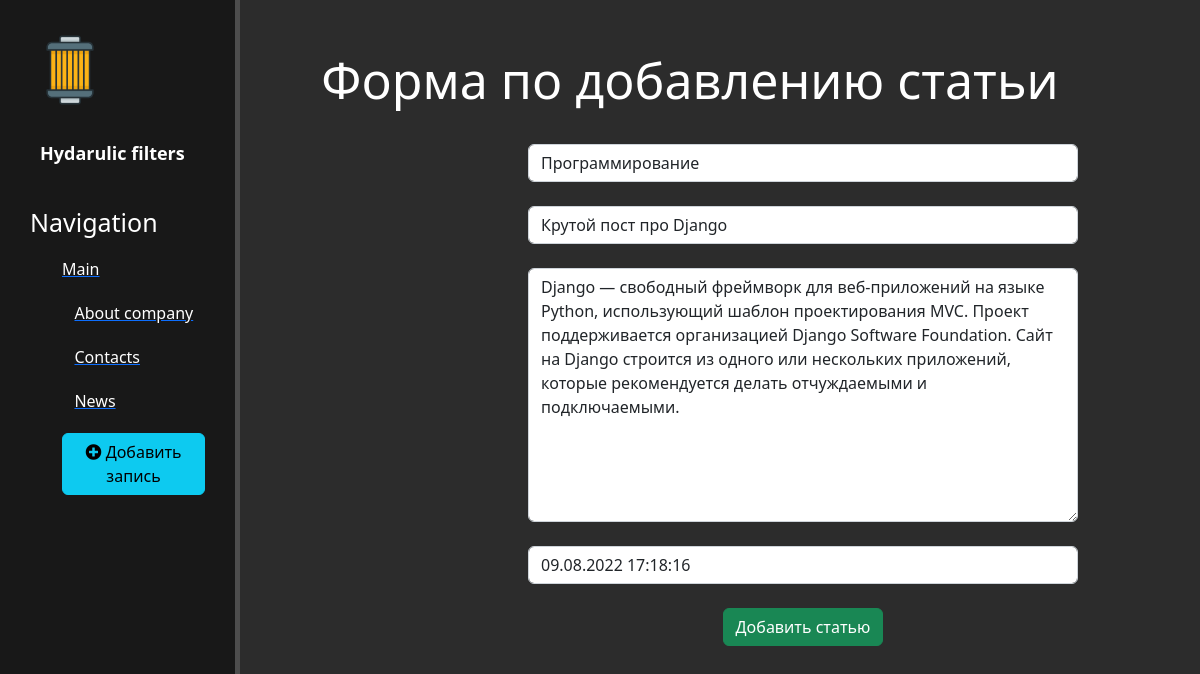
Page /news/4/update on the committed database.
### news/models.py (models this page shows, shortened)
class Articles(models.Model):
    class Meta:
        verbose_name = 'Новость'
        verbose_name_plural = 'Новости'
    title = models.CharField('Название', max_length=50)
    anons = models.CharField('Анонс', max_length=250)
    full_text = models.TextField('Статья')
    date = models.DateTimeField('Дата публикации')

### news/views.py (the view)
# urls.py: path('<int:pk>/update', views.NewsUpdateView.as_view(), name='news-update'),
class NewsUpdateView(UpdateView):
    model = Articles
    template_name = 'news/create.html'
    form_class = ArticlesForm

### news/forms.py
class ArticlesForm(ModelForm):
    class Meta:
        model = Articles
        fields = ['title', 'anons', 'full_text', 'date']
        widgets = {
            "title": TextInput(attrs={
                'class': 'form-control',
                'placeholder': 'Название статьи'
            }),
            "anons": TextInput(attrs={
                'class': 'form-control',
                'placeholder': 'Анонс статьи'
            }),
            "date": DateTimeInput(attrs={
                'class': 'form-control',
                'placeholder': 'Дата публикации'
            }),
            "full_text": Textarea(attrs={
                'class': 'form-control',
                'placeholder': 'Текст статьи'
            }),
        }

### news/templates/news/create.html (shortened to what this page needs)
{% extends 'main/layout.html' %}
{% block content %}
    <div class="features">
        <h1>Форма по добавлению статьи</h1>
        <form method="post">
        {% csrf_token %}<br>
        {{ form.title }}<br>
        {{ form.anons }}<br>
        {{ form.full_text }}<br>
        {{ form.date}}<br>
        <button class="btn btn-success" type="submit">Добавить статью</button>
        </form>
    </div>
{% endblock %}

### main/static/main/css/main.css (style rules this page uses)
body { background: #2c2c2c; }
main .features { float: left; color: #fff; margin-top: 100px; text-align: center; width: 75%; }
main .features h1 { font-size: 50px; margin-top: -50px; }
form { margin-left: 32%; width: 550px; margin-top: 10px; }

### rows in the picture
Articles: title "Программирование", anons "Крутой пост про Django", full_text "Django — свободный фреймворк для веб-приложений на языке Python, использующий шаблон проектирования MVC. Проект поддерживается организацией Django Software Foundation. Сайт на Django строится из одного или нескольких приложений, которые рекомендуется делать отчуждаемыми и подключаемыми.", date "09.08.2022 17:18:16"
